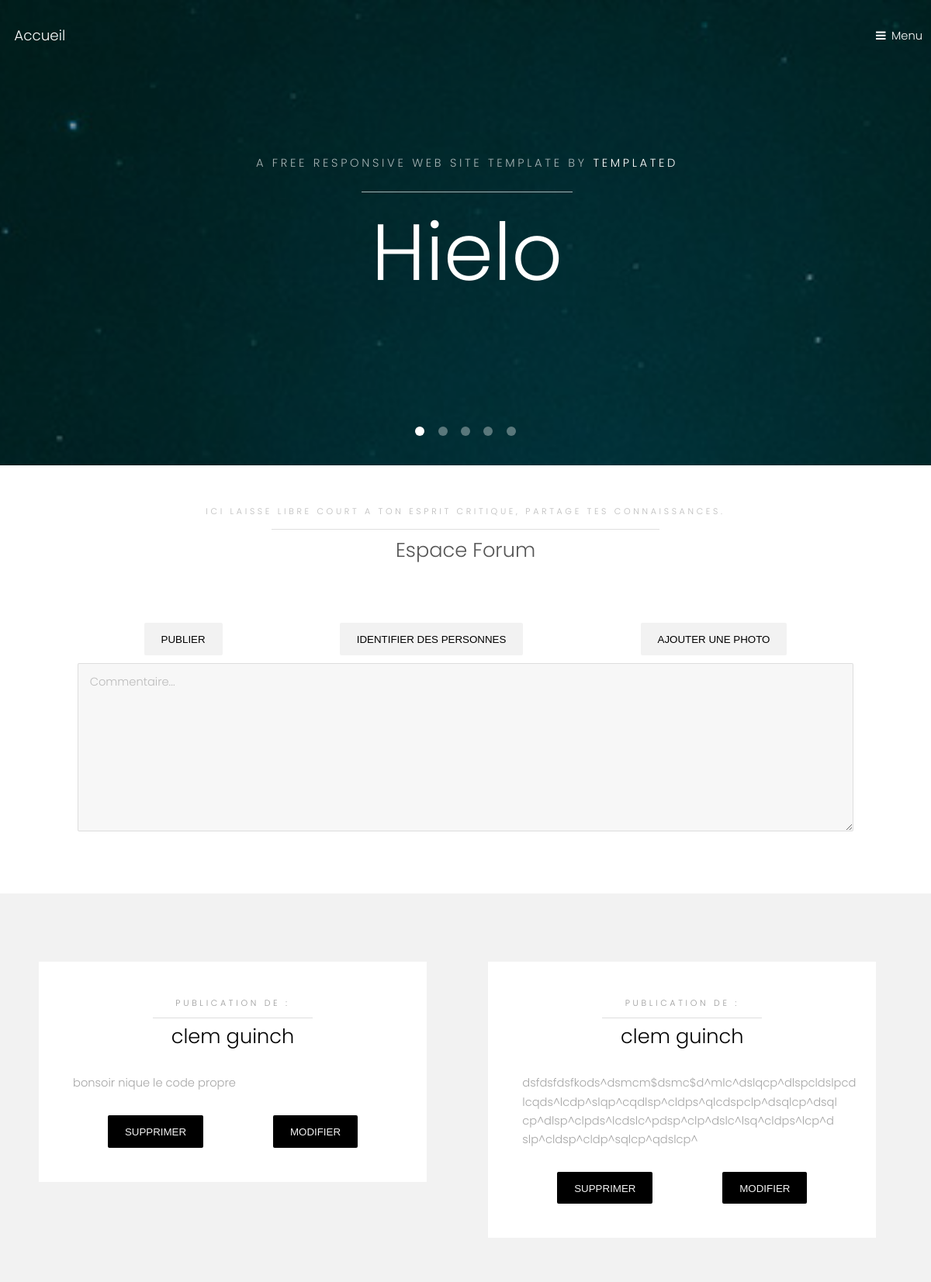
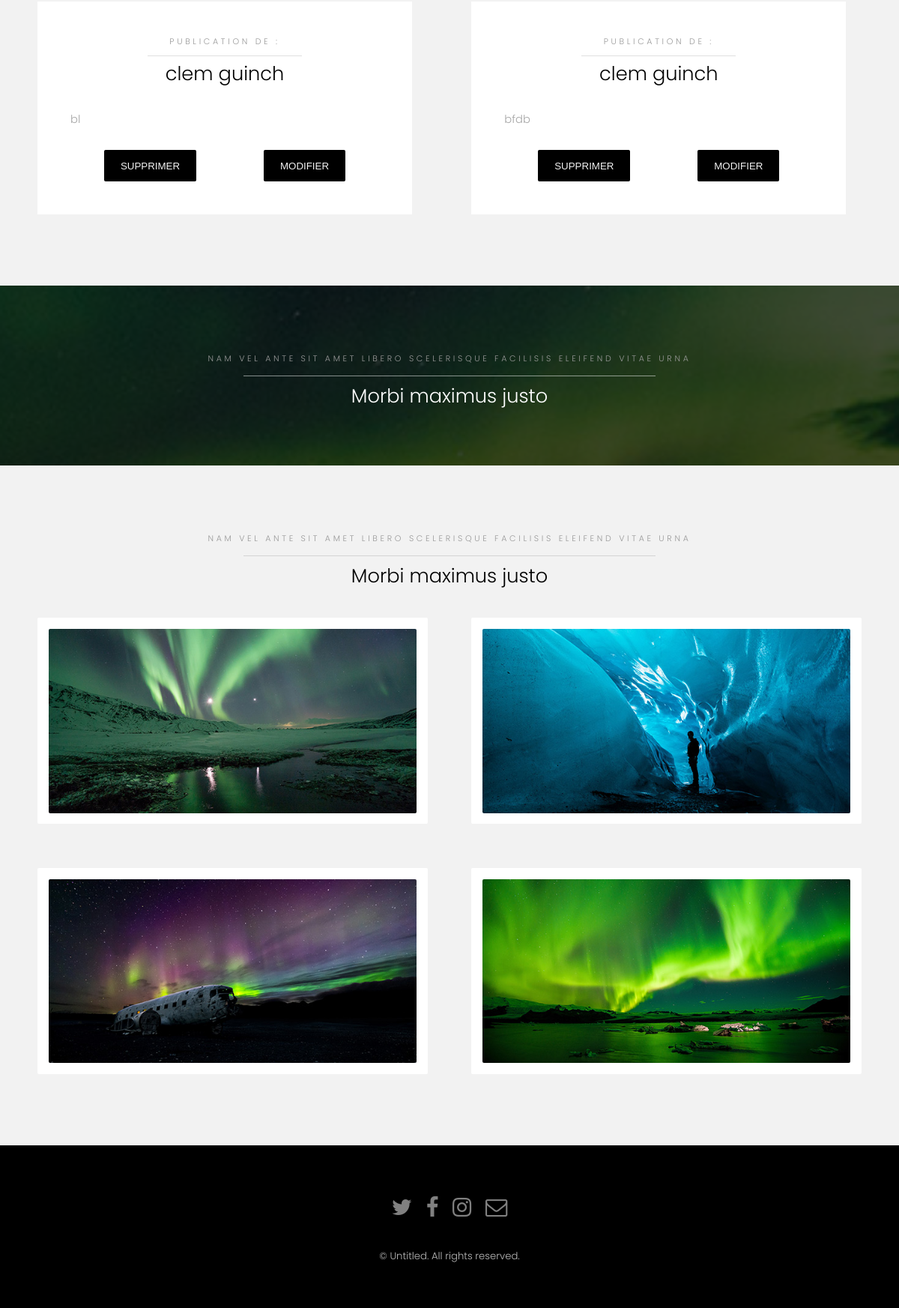
Screenshot of /home.php (signed in) with the database file from the repository (2 pictures, top to bottom).
### tables this page shows
CREATE TABLE `comments` (
  `id` int(11) NOT NULL AUTO_INCREMENT,
  `text` longtext,
  `user_id` int(11) NOT NULL,
  `image` varchar(255) DEFAULT NULL,
  PRIMARY KEY (`id`),
  KEY `user_id` (`user_id`),
  CONSTRAINT `comments_ibfk_2` FOREIGN KEY (`user_id`) REFERENCES `users` (`id`)
);

CREATE TABLE `users` (
  `id` int(11) NOT NULL AUTO_INCREMENT,
  `prenom` text NOT NULL,
  `nom` text NOT NULL,
  `email` text NOT NULL,
  `password` tinytext NOT NULL,
  `birthday` date NOT NULL,
  `gender` tinytext NOT NULL,
  `role_id` int(11) NOT NULL DEFAULT '3',
  `mobile` int(255) DEFAULT NULL,
  PRIMARY KEY (`id`),
  UNIQUE KEY `id` (`id`),
  KEY `role_id` (`role_id`),
  CONSTRAINT `users_ibfk_1` FOREIGN KEY (`role_id`) REFERENCES `roles` (`id`)
);

### db.php (called while the page is built, shortened)
<?php
function getAllComments(){
  $connec = new PDO("mysql:dbname=bdd_facebook", DB_ID, DB_PASSWORD);
  $request = $connec->prepare("SELECT * FROM users INNER JOIN comments ON comments.user_id=users.id;");
  $request->execute();
  return $request->fetchAll(PDO::FETCH_ASSOC);
}

### home.php (the view, shortened to what this page needs)
<?php
require_once('./db.php');
$comments = getAllComments();
?>
<!DOCTYPE html>
<html lang="en" dir="ltr">
  <head>
    <link rel="stylesheet" href="https://use.fontawesome.com/releases/v5.3.1/css/all.css">
    <link rel="stylesheet" href="assets/css/main.css" />
  </head>
  <body>
	<?php include("layouts/header.php") ?>
		<section class="banner full">
			<article>
				<div class="inner">
					<header>
						<p>A free responsive web site template by <a href="https://templated.co">TEMPLATED</a></p>
						<h2>Hielo</h2>
					</header>
				</div>
			</article>
	</section>
	<div class="separator"></div>
	<div class="middle">
		<header class="align-center">
			<p class="special">Ici laisse libre court a ton esprit critique, partage tes connaissances.</p>
			<h2>Espace Forum</h2>
			</header>
		<div class="separator"></div>
		<form class="formPublication" id='insertComment' action="./actions/insertCommentAction.php" method="post">
			<div id="button-container" class="button-container">
				<button type="submit" name="button">Publier</button>
				<button type="button" name="button"><img class="icons">Identifier des Personnes</button>
				<button type="button" id="buttonAddImage" name="button"><img class="icons">Ajouter une photo</button>
			</div>
			<textarea id='inpuTextarea' placeholder="Commentaire..." name="commentaire" rows="8" cols="80"></textarea>
		</form>
	</div>
	<div class="separator"></div>
	<section id="one" class="wrapper style2">
		<div class="inner">
			<div class="grid-style">
			<?php foreach($comments as $key => $comment){
				?>
				<div>
					<div class="box size">
						<div class="content">
							<header class="align-center">
								<p>publication de :</p>
								<h2><?php echo $comment['prenom']; ?> <?php echo $comment['nom'];?></h2>
							</header>
							<?php $newtext = wordwrap($comment['text'], 50, "\r", true); ?>
							<p><?php echo $newtext; ?></p>
							<footer class="align-center">
							<div class='actions'>
							<?php if($_SESSION['user']['role_id'] == 1 || $_SESSION['user']['id']== $comment['user_id']) {?>
								<form action='./actions/deletePostAction.php' method='POST'>
									<button type='submit' value='Supprimer'>Supprimer</button>
								</form>
								<?php
								}
								?>
								<?php if($_SESSION['user']['role_id'] == 1 || $_SESSION['user']['id'] == $comment['user_id']) {?>
								<button id="buttonUpdate" data-postid="<?php echo $comment['id'] ?>" data-url="<?php echo $comment['image'] ?>" data-value="<?php echo $comment['text'] ?>">
									Modifier
								</button>
								<?php } ?>
							</div>
							</footer>
						</div>
					</div>
				</div>
				<?php
				}
				?>
			</div>
		</div>
	</section>
		<section id="two" class="wrapper style3">
			<div class="inner">
				<header class="align-center">
					<p>Nam vel ante sit amet libero scelerisque facilisis eleifend vitae urna</p>
					<h2>Morbi maximus justo</h2>
				</header>
			</div>
		</section>
		<section id="three" class="wrapper style2">
			<div class="inner">
				<header class="align-center">
					<p class="special">Nam vel ante sit amet libero scelerisque facilisis eleifend vitae urna</p>
					<h2>Morbi maximus justo</h2>
				</header>
				<div class="gallery">
					<div>
						<div class="image fit">
							<a href="#"><img src="images/pic01.jpg" alt="" /></a>
						</div>
					</div>
					<div>
						<div class="image fit">
							<a href="#"><img src="images/pic02.jpg" alt="" /></a>
						</div>
					</div>
					<div>
						<div class="image fit">
							<a href="#"><img src="images/pic03.jpg" alt="" /></a>
						</div>
					</div>
					<div>
						<div class="image fit">
							<a href="#"><img src="images/pic04.jpg" alt="" /></a>
						</div>
					</div>
				</div>
			</div>
		</section>
		<footer id="footer">
			<div class="container">
				<ul class="icons">
					<li><a href="#" class="icon fa-twitter"><span class="label">Twitter</span></a></li>
					<li><a href="#" class="icon fa-facebook"><span class="label">Facebook</span></a></li>
					<li><a href="#" class="icon fa-instagram"><span class="label">Instagram</span></a></li>
					<li><a href="#" class="icon fa-envelope-o"><span class="label">Email</span></a></li>
				</ul>
			</div>
			<div class="copyright">
				&copy; Untitled. All rights reserved.
			</div>
		</footer>
  </body>
</html>

### layouts/header.php (shortened to what this page needs)
<header id="header" class="alt">
	<div class="logo"><a href="index.php">Accueil</a></div>
	<a href="#menu">Menu</a>
</header>

### rows the page displays
comments: user.prenom "clem", user.nom "guinch", text "bonsoir nique le code propre"
comments: user.prenom "clem", user.nom "guinch", text "dsfdsfdsfkods^dsmcm$dsmc$d^mlc^dslqcp^dlspcldslpcd lcqds^lcdp^slqp^cqdlsp^cldps^qlcdspclp^dsqlcp^dsql cp^dlsp^clpds^lcdslc^pdsp^clp^dslc^lsq^cldps^lcp^d slp^cldsp^cldp^sqlcp^qdslcp^"
comments: user.prenom "clem", user.nom "guinch", text "bl"
comments: user.prenom "clem", user.nom "guinch", text "bfdb"
